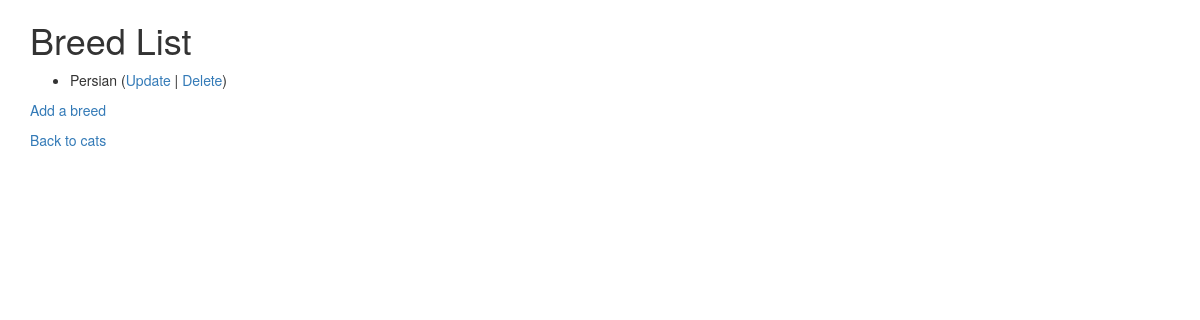
Page /cats/lookup/ (signed in) on the earlier database version.
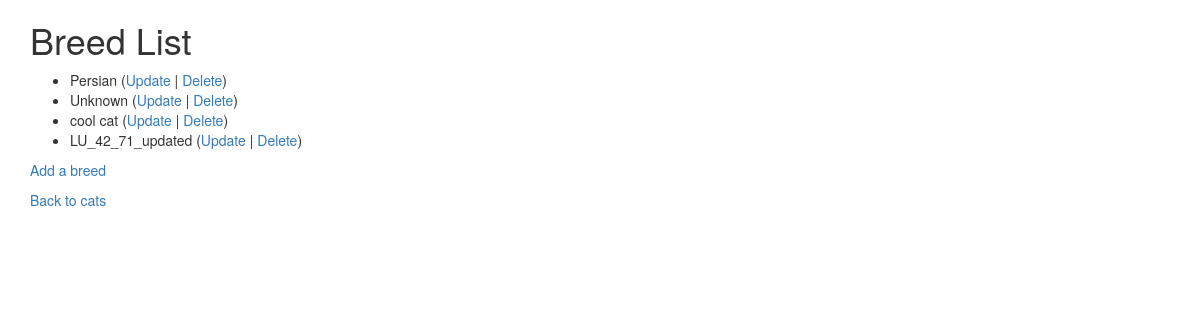
Same page on the later database version.
### cats/models.py (models this page shows, shortened)
class Breed(models.Model):
    name = models.CharField(
            max_length=200,
            validators=[MinLengthValidator(2, "Breed must be greater than 1 character")]
    )

### cats/views.py (the view)
# urls.py: path('lookup/', views.BreedView.as_view(), name='breed_list'),
class BreedView(LoginRequiredMixin,View) :
    def get(self, request):
        bl = Breed.objects.all();
        ctx = { 'breed_list': bl };
        return render(request, 'cats/breed_list.html', ctx)

### cats/templates/cats/breed_list.html
{% extends "base.html" %}
{% block content %}
  <h1>Breed List</h1>
  {% if breed_list %}
  <ul>
    {% for breed in breed_list %}
      <li>
          {{ breed.name }}
         (<a href="{% url 'breed_update' breed.id %}">Update</a> |
          <a href="{% url 'breed_delete' breed.id %}">Delete</a>)
      </li>
    {% endfor %}
  </ul>
  {% else %}
    <p>There are no breeds in the library.</p>
  {% endif %}
  <p><a href="{% url 'breed_create' %}">Add a breed</a></p>
  <p>
    <a href="{% url 'cats' %}">Back to cats</a>
  </p>
{% endblock %}

Differences in the rows shown:
added Breed: name "Unknown"
added Breed: name "cool cat"
added Breed: name "LU_42_71_updated"
